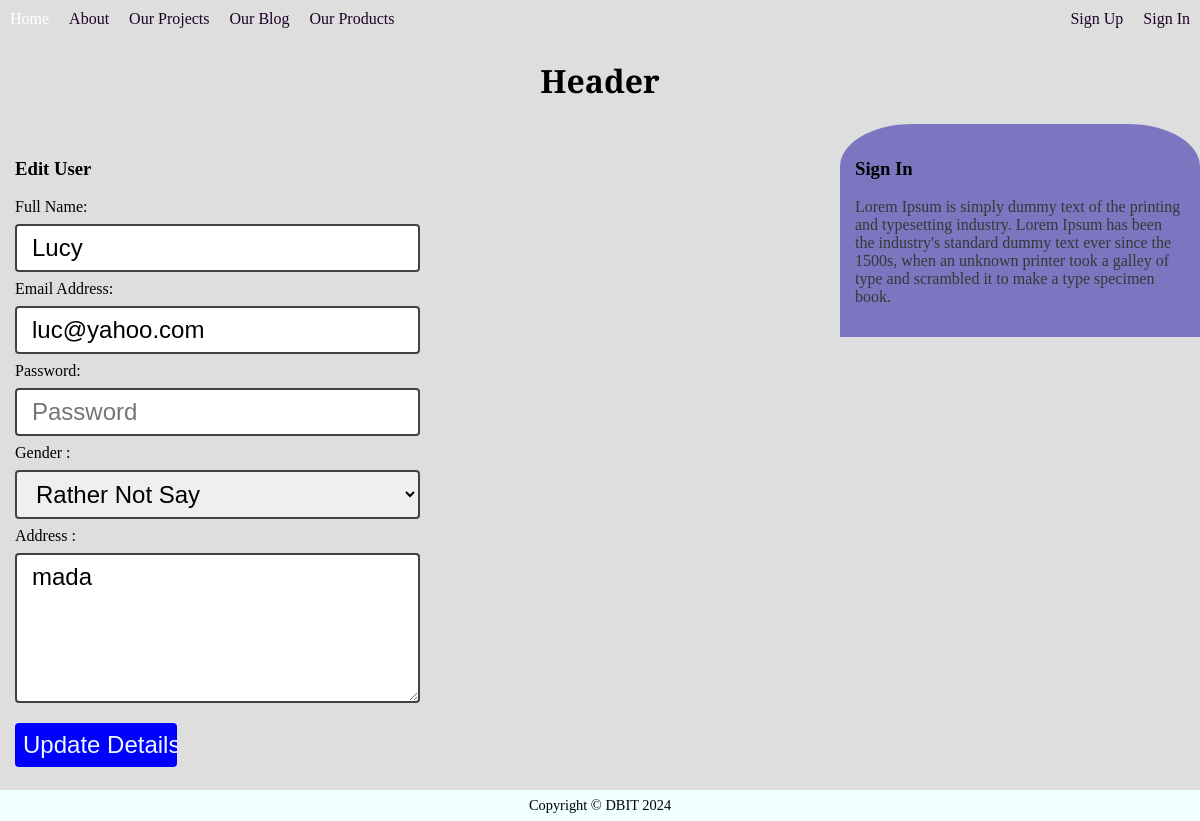
/edit_users.php?userId=4, run on the app's committed database.
### tables this page shows
CREATE TABLE IF NOT EXISTS `users` (
  `userId` bigint(10) NOT NULL AUTO_INCREMENT,
  `fullname` varchar(50) DEFAULT NULL,
  `email` varchar(50) NOT NULL DEFAULT '',
  `genderId` tinyint(1) NOT NULL DEFAULT 0,
  `password` varchar(60) NOT NULL DEFAULT '',
  `address` text DEFAULT NULL,
  `date_created` datetime DEFAULT current_timestamp(),
  `date_updated` datetime DEFAULT current_timestamp() ON UPDATE current_timestamp(),
  PRIMARY KEY (`userId`),
  UNIQUE KEY `email` (`email`)
);

CREATE TABLE IF NOT EXISTS `genders` (
  `genderId` tinyint(1) NOT NULL AUTO_INCREMENT,
  `gender` varchar(50) DEFAULT NULL,
  PRIMARY KEY (`genderId`),
  UNIQUE KEY `gender` (`gender`)
);

### edit_users.php (the view, shortened to what this page needs)
<?php include("templates/header.php"); ?>
<body>
<?php include("templates/nav.php"); ?>
<?php
require_once "includes/dbConnect.php";
$userId = $_GET["userId"];
$get_user = "SELECT * FROM `users` LEFT JOIN `genders` USING (`genderId`) WHERE userId=$userId LIMIT 1";
$get_user_res = $dbConn->query($get_user);
$get_user_row = $get_user_res->fetch_assoc();
?>
<div class="header">
    <h1>Header</h1>
</div>
<div class="row">
    <div class="content">
        <h3>Edit User</h3>
<form action="processes/edit_user.php" method="post">
    <label for="fullname">Full Name: </label><br>
    <input type="text" id="fullname" name="fullname" placeholder="Full Name" autofocus required value="<?php print $get_user_row["fullname"]; ?>"/><br>
    <label for="email_address">Email Address: </label><br>
    <input type="email" id="email_address" name="email_address" placeholder="Email Address" value="<?php print $get_user_row["email"]; ?>" /><br>
    <label for="password">Password: </label><br>
    <input type="password" id="password" name="password" placeholder="Password" /><br>
    <label for="gender">Gender : </label><br>
    <select id="gender" required name="gender">
        <option value="<?php print $get_user_row["genderId"]; ?>"><?php print $get_user_row["gender"]; ?></option>
    </select>
    <br>
    <label for="Address"> Address : </label><br>
<textarea id="Address" name="Address" placeholder="Enter your Address here" col="30" rows="5"><?php print $get_user_row["address"]; ?></textarea>
    <br>
    <input type="submit" name="" value="Update Details" />
    <br>
</form>
    </div>
    <div class="side_bar">
        <h3>Sign In</h3>
        <p>Lorem Ipsum is simply dummy text of the printing and typesetting industry. Lorem Ipsum has been the industry's standard dummy text ever since the 1500s, when an unknown printer took a galley of type and scrambled it to make a type specimen book.</p>
    </div>
</div>
<?php include("templates/footer.php"); ?>

### css/MainStructure.css (style rules this page uses)
body { background-color: rgb(222, 222, 223); margin: 0; }
* { box-sizing: border-box; }
h1 { text-decoration: none; font-family: arvo; }
p { color: #373737; font-family: arvo; }
.header { background: rgb#2e364f; text-align: center; padding: 0px }
.row:after { content: ""; display: block; clear:both; }
.content { width:70%; float: left; padding: 15px; }
.side_bar { padding: 15px; float: left; background-color: rgba(28, 15, 162, 0.5); width:30%; border-top-left-radius: 20%; border-top-right-radius: 20%; }

### css/formStructure.css (style rules this page uses)
input[type=text],input[type=password],input[type=email],input[type=number],select, textarea { width: 50%; padding: 8px 15px; margin: 8px 0; border: 2px solid #424242; box-sizing: border-box; border-radius: 4px; font: 1.5em sans-serif; }
textarea { height: 150px; }
input[type=submit] { width: 20%; padding: 8px; background-color: blue; color: aliceblue; margin: 8px 0; border: none; box-sizing: border-box; border-radius: 4px; font: 1.5em sans-serif; }

### data on the page
users: fullname "Lucy", email_address "luc@yahoo.com", gender "Rather Not Say", Address "mada"
